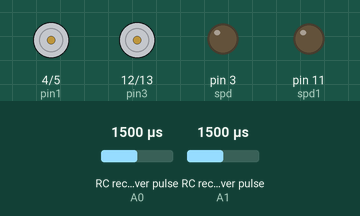
The sketch below on a simulated Arduino Uno, built with avr-gcc and run on an emulated ATmega328P. Shown: motor-driver pin pairs drawn as motors (green arrow = first pin HIGH = forward, orange = second pin HIGH = backward, longer = more drive), output pins drawn as LEDs (lit = HIGH). Wiring (inferred from the names in the program): 2 × RC receiver channel: data A0 / data A1. The inputs (shaded band) are chosen by the test bench; at power-on: RC receiver pulse (sensors on A0, A1) 1500 µs.

Above: at 1.2 s.
1.3 s: RC receiver pulse (sensor on A0) set to 1406 µs
2.8 s: RC receiver pulse (sensor on A0) set to 1389 µs
At 3.9 s:
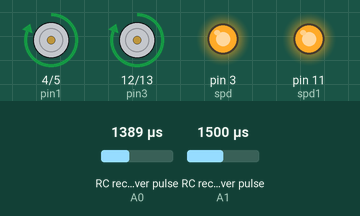
4.3 s: RC receiver pulse (sensor on A0) set to 1500 µs
At 5.0 s:
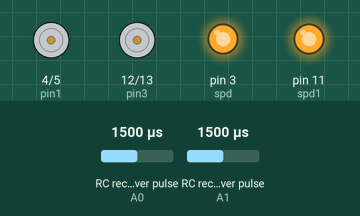
5.8 s: RC receiver pulse (sensor on A1) set to 1411 µs
7.3 s: RC receiver pulse (sensor on A1) set to 1385 µs
At 8.5 s:
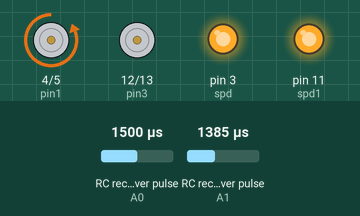
8.8 s: RC receiver pulse (sensor on A1) set to 1750 µs
At 9.6 s:
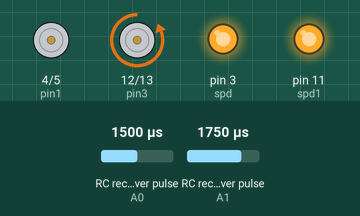
Timing chart, 0 to 11.3 s (numbered marks = the images above; inputs shaded):
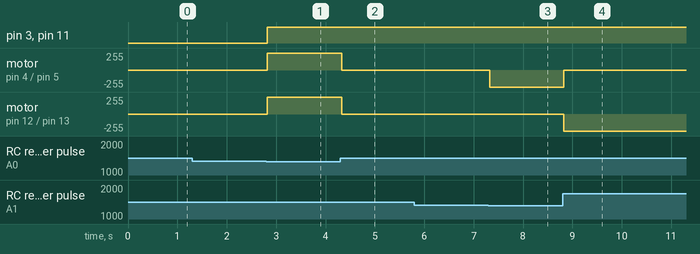

The sketch:

RC_car.ino
```cpp
//please subscribe and like
#define rc3 A0 // receiver chanel 3 on pin 9
#define rc4 A1 // receiver chanel 4 on pin 10
#define spd 3 // PWM pin on L298N
#define spd1 11 // PWM pin on L298N
#define pin1 4 // in 1 pin on L298N to pin 4 on ARDUINO
#define pin2 5 // in 2 pin on L298N to pin 3 on ARDUINO
#define pin3 12 // in 3 pin on L298N to pin 12 on ARDUINO
#define pin4 13 // in 4 pin on L298N to pin 13 on ARDUINO

int ch3; // value of chanel 3 of the receiver
int ch4; // value of chanel 4 of the receiver
void setup() {

  pinMode (rc3, INPUT);
  pinMode (rc4, INPUT);
  pinMode (spd, OUTPUT);
  pinMode (spd1, OUTPUT);
  pinMode (pin1, OUTPUT);
  pinMode (pin2, OUTPUT);
  pinMode (pin3, OUTPUT);
  pinMode (pin4, OUTPUT);
  digitalWrite(pin1, LOW);
  digitalWrite(pin2, LOW);
  digitalWrite(pin3, LOW);
  digitalWrite(pin4, LOW);
  Serial.begin(115200);
}
  void loop(){
     ch3 = pulseIn(rc3, HIGH);
  ch4 = pulseIn(rc4, HIGH);
  if (ch3 > 1700)
  {
   digitalWrite(spd,HIGH);
   digitalWrite(spd1,HIGH);
   digitalWrite(pin1, LOW);
   digitalWrite(pin2, HIGH);
   digitalWrite(pin3, LOW);
   digitalWrite(pin4, HIGH);

  }

 else  if (ch3 < 1400)
  {


  digitalWrite(spd,HIGH);
   digitalWrite(spd1,HIGH);
   digitalWrite(pin1, HIGH);
   digitalWrite(pin2, LOW);
   digitalWrite(pin3, HIGH);
   digitalWrite(pin4, LOW);
  }


else if (ch4 < 1400)
  {
  digitalWrite(spd,HIGH);
   digitalWrite(spd1,HIGH);
   digitalWrite(pin1, LOW);
   digitalWrite(pin2, HIGH);
   digitalWrite(pin3, LOW);
   digitalWrite(pin4, LOW);

  }

 else  if (ch4 > 1700)
  {
  digitalWrite(spd,HIGH);
   digitalWrite(spd1,HIGH);
   digitalWrite(pin1, LOW);
   digitalWrite(pin2, LOW);
   digitalWrite(pin3, LOW);
   digitalWrite(pin4, HIGH);

  }


  else
  {digitalWrite(pin1, LOW);
digitalWrite(pin2, LOW);
digitalWrite(pin3, LOW);
digitalWrite(pin4, LOW);
  }}
```

Measured:
- the behaviour switches between 1399 and 1398 µs on RC receiver pulse (sensor on A0) (found by bisection; images 0 and 1)
- the behaviour switches between 1399 and 1398 µs on RC receiver pulse (sensor on A1) (found by bisection; images 2 and 3)
- after the input at 1.3 s, every drawn part: stays the same
- after the input at 2.8 s, pin 3 (spd), pin 11 (spd1): LOW → HIGH at once; motor on pin 4 (pin1) / pin 5 (pin2), motor on pin 12 (pin3) / pin 13 (pin4): stopped → forward 255/255 at once
- after the input at 4.3 s, motor on pin 4 (pin1) / pin 5 (pin2), motor on pin 12 (pin3) / pin 13 (pin4): forward 255/255 → stopped at once
- after the input at 5.8 s, every drawn part: stays the same
- after the input at 7.3 s, motor on pin 4 (pin1) / pin 5 (pin2): stopped → backward 255/255 at once
- after the input at 8.8 s, motor on pin 4 (pin1) / pin 5 (pin2): backward 255/255 → stopped at once; motor on pin 12 (pin3) / pin 13 (pin4): stopped → backward 255/255 at once
